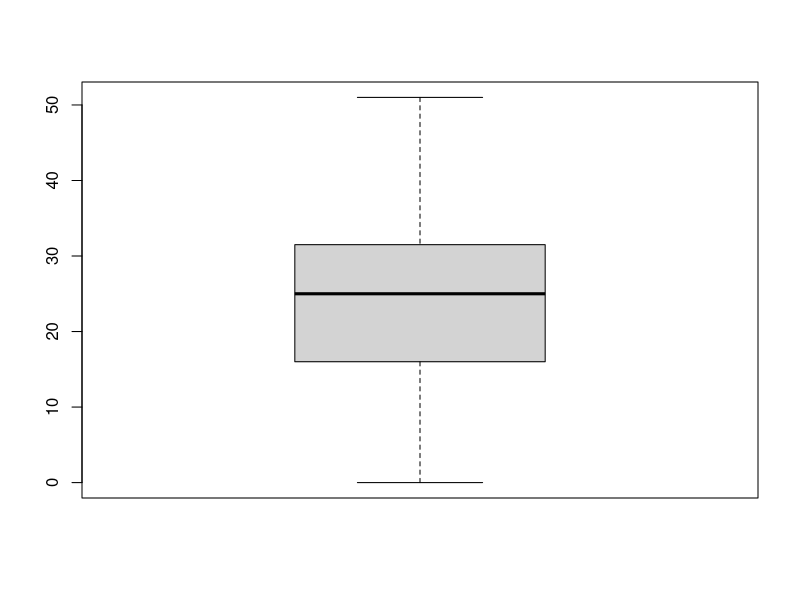
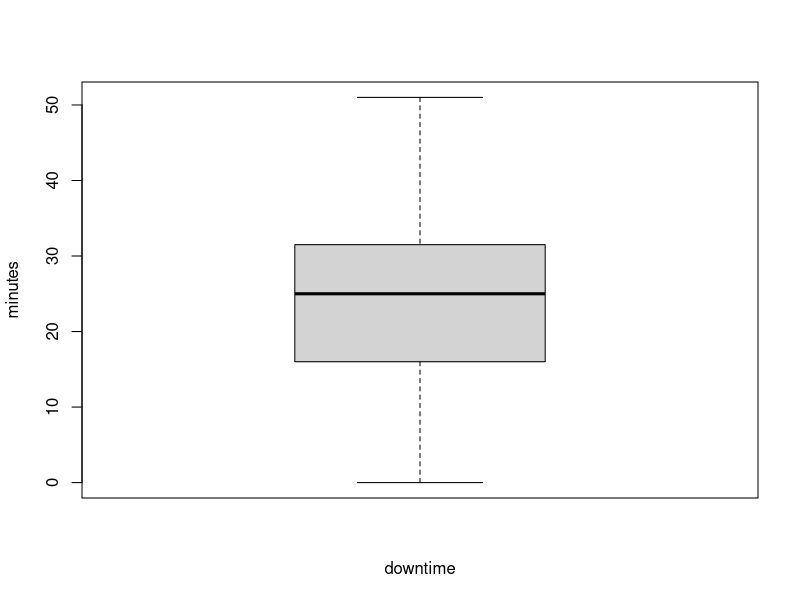

The R source for these figures, in order: (Note: this script raises an error after producing the figures.)
# basics
# Ctrl+Enter to run each line

downtime <-c(0, 1, 2, 12, 12, 14, 18, 21, 21, 23, 24, 25, 28, 29, 30, 30, 30, 33, 36, 44, 45, 47, 51)

boxplot(downtime)
boxplot(downtime,
        xlab = "downtime",
        ylab = "minutes")

boxplot(arch1, arch2,
        xlab="Architecture Semesters 1, and 2")

boxplot(arch1~gender,
        xlab = "gender",
        ylab = "Marks (%)",
        main = "Architecture Semester 1")

par(mfrow = c(2, 2)) # 2x2 matrix
boxplot (arch1~gender,
         main = "Architecture Semester 1")
boxplot(arch2~gender,
        main = "Architecture Semester 2")
boxplot(prog1~gender,
        main = "Probability Semester 1")
boxplot(prog2~gender,
        main = "Probability Semester 2")

par(mfrow = c(2, 1)) # one above the other

par(mfrow = c(1, 1)) # restores full screen

